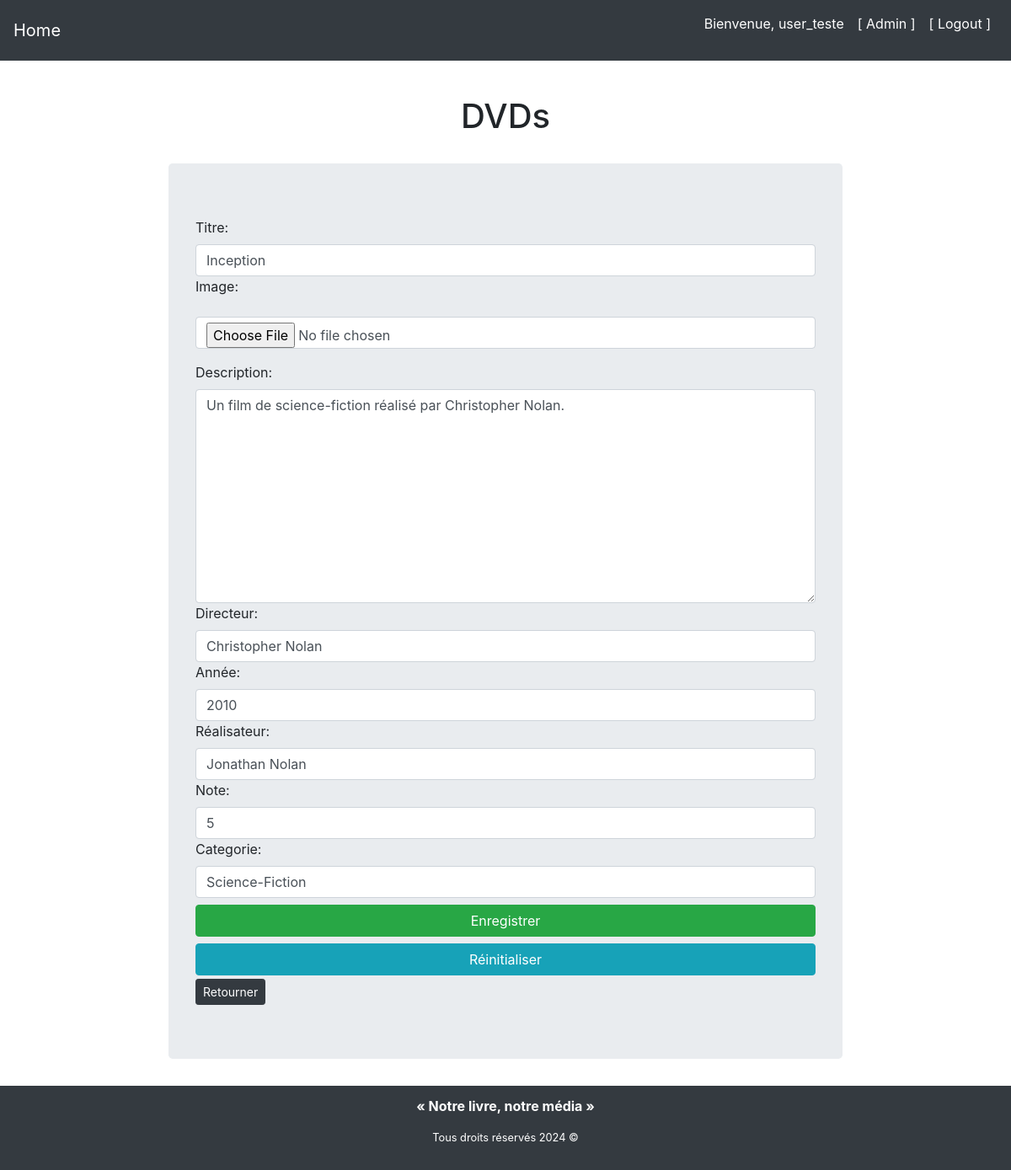
/library/update-dvd/inception/ (signed in), run on the app's committed database.
### library/models/dvd_model.py (models this page shows, shortened)
class Dvd(Media):
    director = models.CharField(max_length=255, null=False, blank=True)
    year = models.IntegerField(default=0, null=False, blank=True)
    writer = models.CharField(
        max_length=255, default="", null=False, blank=True)
    rating = models.IntegerField(
        validators=[MaxValueValidator(5), MinValueValidator(0)], default=0, null=True,
        blank=True
    )
    category = models.CharField(
        max_length=150, default="", null=False, blank=True)

### library/views/dvds/update_view.py (the view, shortened to what this page needs)
# urls.py: path("update-dvd/<str:slug>/", DvdUpdateView.as_view(), name="update-dvd"),
class DvdUpdateView(LoginRequiredMixin, UpdateView):
    model = Dvd
    form_class = DvdForm
    template_name = 'library/dvds/dvd_form.html'
    slug_field = 'slug'
    slug_url_kwarg = 'slug'
    success_url = reverse_lazy('gest-dvds')

### library/templates/library/dvds/dvd_form.html (shortened to what this page needs)
{% extends "base.html" %}
{% load static %}
{% block css_files %}
    <link rel="stylesheet" href="{% static 'library/forms.css' %}" />
{% endblock %}
{% block content %}
    <section class="cd-form">
        <h1 class="text-center">DVDs</h1>
        <form method="POST" class="jumbotron" enctype="multipart/form-data">
            {% for form_field in form %}
                <div class="{% if form_field.errors %}invalid{% endif %}">
                    {{ form_field.label_tag }}
                    {{ form_field }}
                </div>
            {% endfor %}
            <button class="btn btn-success btn-block" type="submit">Enregistrer</button>
            <input class="btn btn-info btn-block" type="reset" value="Réinitialiser">
            <a href="{% url 'gest-dvds' %}" class="btn btn-dark btn-sm mt-1" role="buttone">Retourner</a>
        </form>
    </section>
{% endblock %}

### templates/base.html (shortened to what this page needs)
{% load static%}
<!DOCTYPE html>
<html lang="en">
  <head>
    <link
      href="https://cdn.jsdelivr.net/npm/bootstrap@4.5.2/dist/css/bootstrap.min.css"
      rel="stylesheet"
    />
    <link rel="stylesheet" href="{% static 'app.css' %}" />
    {% block css_files %}{% endblock %}
  </head>
  <body>
    <header>
      <nav class="navbar navbar-expand-lg navbar-dark fixed-top justify-content-between">
        <a href="{% url 'index' %}" class="navbar-brand"> Home </a>
        <div class="object-fit-none" id="navbarNav">
          <ul class="navbar-nav">
            {% if not request.user.is_authenticated%}
              <li class="nav-item">
                <a href="{% url 'books' %}" class="nav-link">Livres</a>
              </li>
              <li class="nav-item">
                <a href="{% url 'cds' %}" class="nav-link">Cd's</a>
              </li>
              <li class="nav-item">
                <a href="{% url 'dvds' %}" class="nav-link">Dvd's</a>
              </li>
              <li class="nav-item">
                <a href="{% url 'board_games' %}" class="nav-link">Jeux de plateau</a>
              </li>
              <li class="nav-item">
                <a href="{% url 'home-library' %}" class="nav-link">[ Admin ]</a>
              </li>
            {% else %}
              <p class="nav-link">Bienvenue, {{ request.user }}</p>
              <a href="{% url 'home-library' %}" class="nav-link">[ Admin ]</a>
              <a href="{% url 'logout' %}" class="nav-link">[ Logout ]</a>
            {% endif %}
          </ul>
        </div>
      </nav>
    </header>
    <main class="">
        {% block content %}{% endblock %}
    </main>
    <footer class="bg-dark text-white">
      <strong>
      <p class="text-center">« Notre livre, notre média »</p>
        <small>
          <p class="text-center">Tous droits réservés 2024 ©</p>
        </small>
      </strong>
    </footer>
  </body>
</html>

### static/app.css (style rules this page uses)
body { margin-top: 50px; }
main { display: flex; flex-direction: column; align-items: center; justify-content: center; padding-top: 2rem; min-height: calc(100vh - 150px); }
.navbar { background-color: #343a40; }
.navbar-brand, .nav-link { color: #fff !important; }
section h1 { margin: 2rem; }
.search-block__title, input, button { width: 100%; }
footer { height: 100px; width: 100%; display: flex; align-items: center; justify-content: center; }

### library/static/library/forms.css (style rules this page uses)
#id_image { margin: 1rem 0 1rem 0; }
.jumbotron { width: 800px; }
.btn-block { margin-top: .5rem; }

### data on the page
Dvd: form "Inception" "Un film de science-fiction réalisé par Christopher Nolan." "Christopher Nolan" "2010" "Jonathan Nolan" "5" "Science-Fiction"

### other printed values
{{ request.user }} "user_teste"
